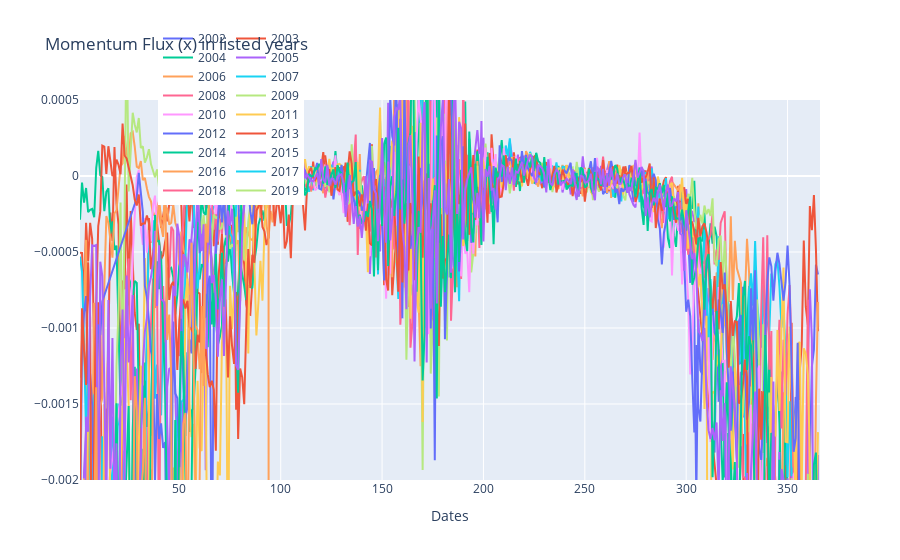

The notebook cell saved with this chart:
### Code cell
import plotly.graph_objects as go
df_all  = df_merged

fig = go.Figure()
fig.add_shape(type='line', x0=df_all['dates'].min(), y0=0, x1=df_all['dates'].max(), y1=0, line=dict(color='gray', dash='dash'))

for year, df in df_all.groupby('year'):
    fig.add_trace(go.Scatter(x=df['dayofyear'], y=df['mfx_data_mean'], name=f'{year}', line=dict()))

    # Set layout for each year
    fig.update_layout(
        yaxis=dict(
            range=[-0.002, 0.0005]),
        xaxis=dict(title='Dates'),
        title=f'Momentum Flux (x) in listed years',
        legend=dict(orientation="h", y=1.2, x=0.5)
    )

    # Show the plot for each year
fig.show()

### Figure 1 — Plotly figure (JSON) as saved in the notebook; plotly's stock layout.template omitted (floating-point values rounded to 4 significant figures; data arrays with more than 128 entries replaced by an {"elided": "..."} marker saying what was removed)
{"data": [{"name": "2002", "type": "scatter", "x": [243, 244, 245, 246, 247, 248, 249, 250, 251, 252, 253, 254, 255, 256, 257, 258, 259, 260, 261, 262, 263, 264, 265, 266, 267, 268, 269, 270, 271, 272, 273, 274, 275, 276, 277, 278, 279, 280, 281, 282, 283, 284, 285, 286, 287, 288, 289, 291, 292, 295, 296, 297, 298, 299, 300, 301, 302, 303, 304, 305, 306, 307, 308, 309, 310, 311, 312, 313, 314, 315, 316, 317, 318, 319, 320, 321, 322, 323, 324, 325, 326, 327, 328, 329, 330, 331, 332, 333, 334, 335, 336, 337, 338, 339, 340, 341, 342, 343, 344, 345, 346, 347, 348, 349, 350, 351, 352, 353, 354, 355, 356, 357, 358, 359, 360, 361, 362, 363, 364, 365], "y": [-1.185e-05, 2.324e-05, -2.72e-05, -1.837e-05, 2.584e-05, -3.264e-05, 9.589e-06, 3.224e-05, -7.147e-05, 1.101e-05, -6.089e-05, -5.368e-05, -9.372e-05, -2.022e-05, -7.827e-05, 5.62e-06, -0.0001193, -9.964e-05, -0.0001138, -6.32e-05, -0.0001205, 2.149e-05, -8.911e-05, -5.6e-06, -1.536e-05, -8.018e-05, -1.339e-05, 5.402e-05, -4.751e-05, -9.733e-05, -6.481e-05, -0.0001702, -0.0001527, -2.603e-05, -4.494e-06, -3.911e-05, 3.797e-05, 5.143e-06, -8.956e-05, -0.0001015, -0.0001741, -7.047e-05, -8.599e-05, -0.0001625, -9.844e-05, -0.0001397, -0.0001331, -0.0002786, -0.0001583, -0.0001836, -0.0001223, -0.0002457, -0.0002047, -0.000368, -0.000427, -0.0004064, -0.0007032, -0.0003695, -0.0009255, -0.002123, -0.0009425, -0.001279, -0.001305, -0.0007865, -0.000979, -0.001049, -0.001545, -0.001632, -0.00182, -0.001025, -0.001479, -0.001475, -0.001023, -0.0009342, -0.0007221, -0.001013, -0.0008984, -0.001179, -0.001516, -0.001543, -0.001022, -0.001238, -0.0007285, -0.001137, -0.001329, -0.00163, -0.001005, -0.001566, -0.001844, -0.001856, -0.002074, -0.002644, -0.001899, -0.001148, -0.000829, -0.001088, -0.001745, -0.003202, -0.005016, -0.002408, -0.001801, -0.001286, -0.001616, -0.001973, -0.00337, -0.002497, -0.001771, -0.001772, -0.001454, -0.001629, -0.002656, -0.003961, -0.00734, -0.004189, -0.002417, -0.001854, -0.001253, -0.001142, -0.0005832, -0.0006481]}, {"name": "2003", "type": "scatter", "x": {"elided": "345 int values"}, "y": {"elided": "345 float values"}}, {"name": "2004", "type": "scatter", "x": {"elided": "366 int values"}, "y": {"elided": "366 float values"}}, {"name": "2005", "type": "scatter", "x": {"elided": "363 int values"}, "y": {"elided": "363 float values"}}, {"name": "2006", "type": "scatter", "x": {"elided": "363 int values"}, "y": {"elided": "363 float values"}}, {"name": "2007", "type": "scatter", "x": {"elided": "364 int values"}, "y": {"elided": "364 float values"}}, {"name": "2008", "type": "scatter", "x": {"elided": "365 int values"}, "y": {"elided": "365 float values"}}, {"name": "2009", "type": "scatter", "x": {"elided": "360 int values"}, "y": {"elided": "360 float values"}}, {"name": "2010", "type": "scatter", "x": {"elided": "348 int values"}, "y": {"elided": "348 float values"}}, {"name": "2011", "type": "scatter", "x": {"elided": "363 int values"}, "y": {"elided": "363 float values"}}, {"name": "2012", "type": "scatter", "x": {"elided": "349 int values"}, "y": {"elided": "349 float values"}}, {"name": "2013", "type": "scatter", "x": {"elided": "363 int values"}, "y": {"elided": "363 float values"}}, {"name": "2014", "type": "scatter", "x": {"elided": "357 int values"}, "y": {"elided": "357 float values"}}, {"name": "2015", "type": "scatter", "x": {"elided": "365 int values"}, "y": {"elided": "365 float values"}}, {"name": "2016", "type": "scatter", "x": {"elided": "319 int values"}, "y": {"elided": "319 float values"}}, {"name": "2017", "type": "scatter", "x": {"elided": "365 int values"}, "y": {"elided": "365 float values"}}, {"name": "2018", "type": "scatter", "x": {"elided": "364 int values"}, "y": {"elided": "364 float values"}}, {"name": "2019", "type": "scatter", "x": {"elided": "365 int values"}, "y": {"elided": "365 float values"}}], "layout": {"legend": {"orientation": "h", "x": 0.5, "y": 1.2}, "shapes": [{"line": {"color": "gray", "dash": "dash"}, "type": "line", "x0": "2002-08-31T00:00:00", "x1": "2019-12-31T00:00:00", "y0": 0, "y1": 0}], "title": {"text": "Momentum Flux (x) in listed years"}, "xaxis": {"title": {"text": "Dates"}}, "yaxis": {"range": [-0.002, 0.0005]}}}
